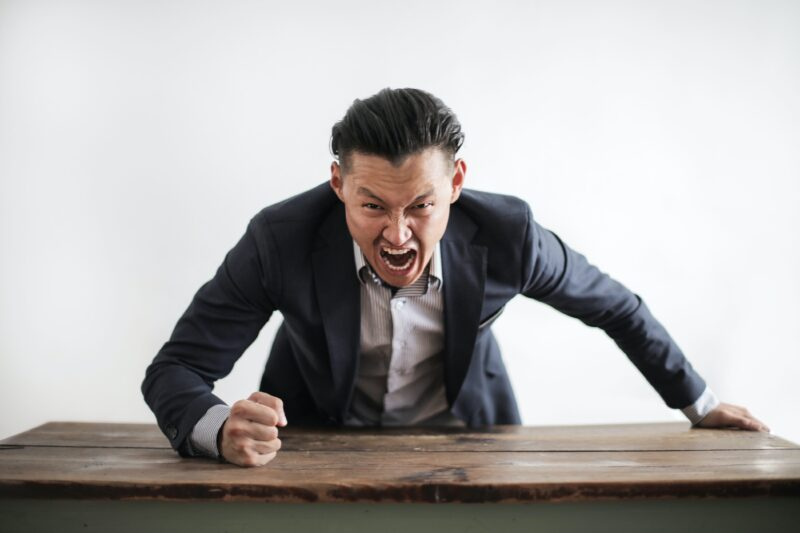
#> input picture datasett/train/angry/Anh-mat-tuc-gian-cua-sep-800x533.jpg, 800 x 533 px; its folder holds only this picture in this run
$ python preprocessing.py
#> lines starting #> are read from the running program, lines starting #| are printed output that depends on the picture
import cv2
import os
import numpy as np
from sklearn.model_selection import train_test_split

dataset_path = "datasett/train"  # Sửa đường dẫn để dùng dấu gạch chéo '/'
train_output = "datasett/train1"
test_output = "datasett/test1"

# Tạo thư mục đích nếu chưa tồn tại
for folder in [train_output, test_output]:
    if not os.path.exists(folder):
        os.makedirs(folder)

labels = [label for label in os.listdir(dataset_path) if os.path.isdir(os.path.join(dataset_path, label))]

face_cascade = cv2.CascadeClassifier(cv2.data.haarcascades + 'haarcascade_frontalface_default.xml')

for label_name in labels:
    label_path = os.path.join(dataset_path, label_name)

    # Tạo thư mục cho từng cảm xúc trong train1 và test1
    train_label_path = os.path.join(train_output, label_name)
    test_label_path = os.path.join(test_output, label_name)
    os.makedirs(train_label_path, exist_ok=True)
    os.makedirs(test_label_path, exist_ok=True)

    face_images = []

    for img_name in os.listdir(label_path):
        img_path = os.path.join(label_path, img_name)

        # Đọc ảnh grayscale
        image = cv2.imread(img_path, cv2.IMREAD_GRAYSCALE)
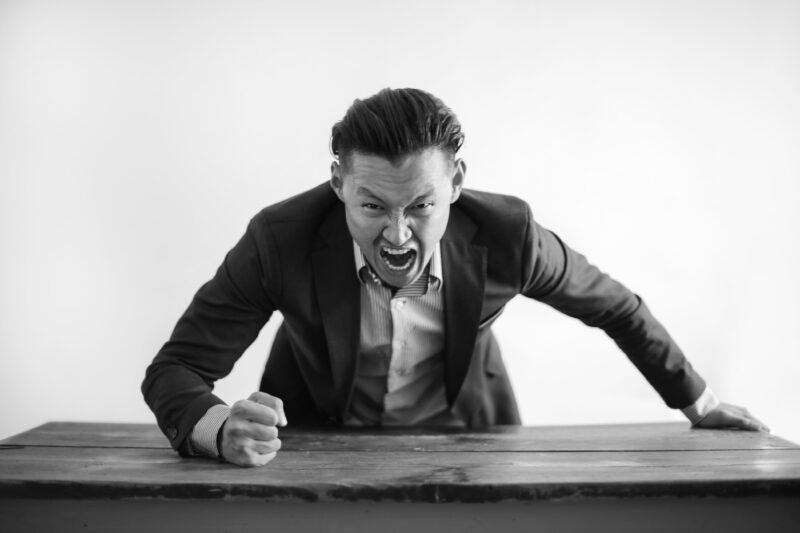
#> image: shape (533, 800); min 2, max 255, mean 170.6
        if image is None:
            print(f"Lỗi khi đọc ảnh: {img_path}")
            continue

        # Face detection
        faces = face_cascade.detectMultiScale(image, scaleFactor=1.3, minNeighbors=5)
#> faces = [[340, 166, 116, 116]]

        for (x, y, w, h) in faces:
            face_roi = image[y:y+h, x:x+w]

            # Cân bằng sáng bằng Histogram Equalization
            face_roi = cv2.equalizeHist(face_roi)

            # Cân bằng độ sáng và tương phản bằng CLAHE
            clahe = cv2.createCLAHE(clipLimit=2.0, tileGridSize=(8, 8))
            face_roi = clahe.apply(face_roi)

            # Resize về 48x48
            face_roi = cv2.resize(face_roi, (48, 48))

            face_images.append(face_roi)
#> this loop made 1 pass
#> pass 1, `face_roi = image[y:y+h, x:x+w]`:
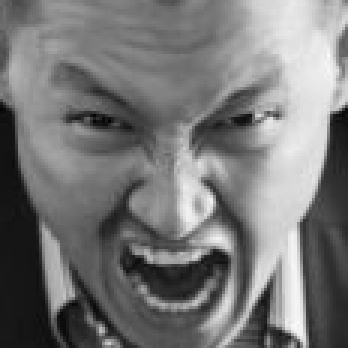
#> face_roi: shape (116, 116) (shown 3 times larger); min 3, max 253, mean 119.2
#> pass 1, `face_roi = cv2.equalizeHist(face_roi)`:
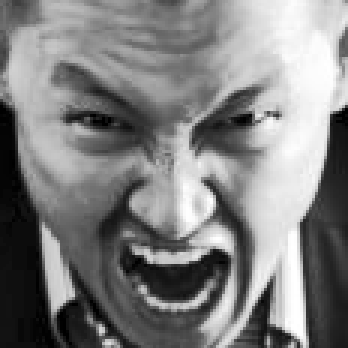
#> face_roi: shape (116, 116) (shown 3 times larger); min 0, max 255, mean 128.2
#> pass 1, `face_roi = clahe.apply(face_roi)`:
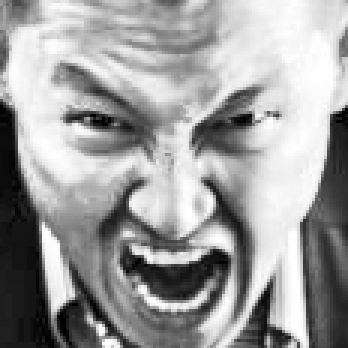
#> face_roi: shape (116, 116) (shown 3 times larger); min 1, max 255, mean 157.9
#> pass 1, `face_roi = cv2.resize(face_roi, (48, 48))`:
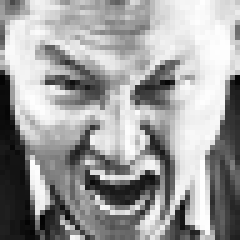
#> face_roi: shape (48, 48) (shown 5 times larger); min 2, max 254, mean 157.9
#> after the loop, face_images = 1 item

    # Chia dữ liệu thành train (80%) và test (20%)
    if face_images:  # Kiểm tra nếu có ảnh khuôn mặt
#> (the run stopped early here; a loop or call above may not have finished)
